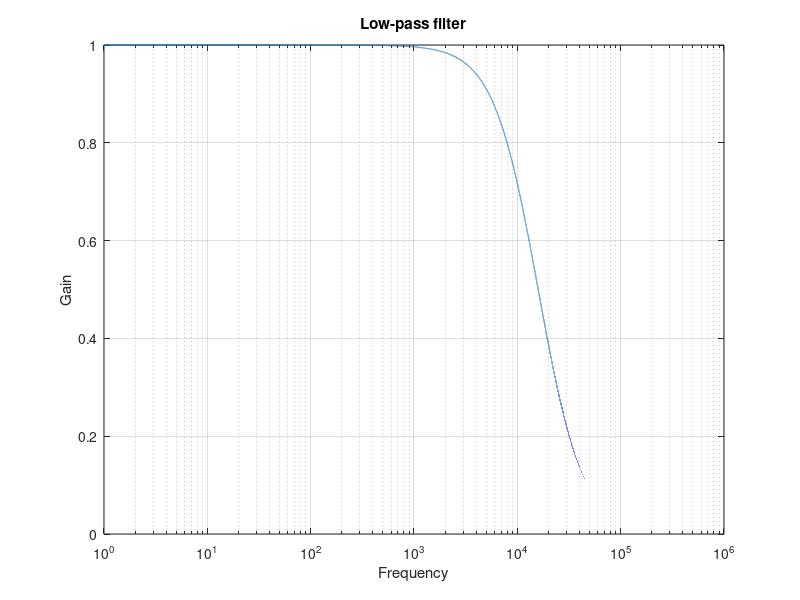

Recreate this plot in MATLAB.
clc; 
clear all; 
close all; 
R2=1e+3; 
c2=1e-8; 
fh=1/(2*pi*R2*c2);%for low pass filter 
f=0:1e+6; 
g1=1./(1+1j*f./fh); 
semilogx(f,g1); 
title('Low-pass filter') 
grid on; 
xlabel('Frequency'); 
ylabel('Gain'); 
